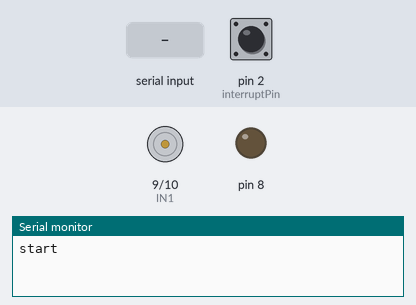
Bench run of a sketch on a simulated Arduino Uno, built with avr-gcc and run on an emulated ATmega328P. On the bench: motor-driver pin pairs drawn as motors (green arrow = first pin HIGH = forward, orange = second pin HIGH = backward, longer = more drive), output pins drawn as LEDs (lit = HIGH), the last lines printed to the serial monitor. The inputs (shaded band) are chosen by the test bench; at power-on: pin 2 (interruptPin) HIGH.

Above: at 1.2 s.
1.3 s: "f" received over the second serial link
At 3.9 s:
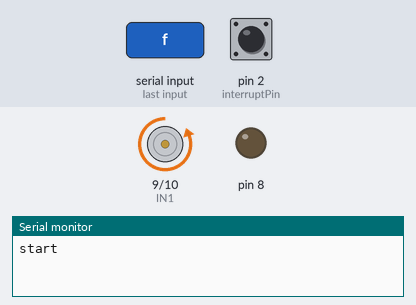
4.3 s: "s" received over the second serial link
At 5.6 s:
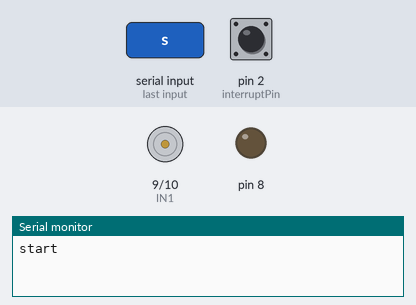
5.9 s: "b" received over the second serial link
At 8.6 s:
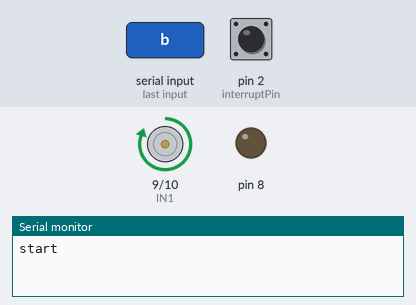
8.9 s: "1" received over the second serial link
At 10.2 s:
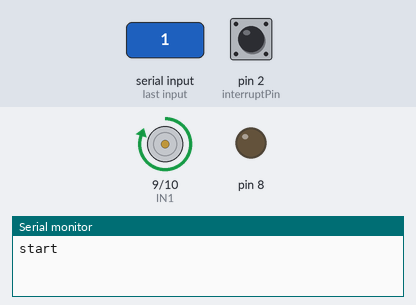
10.5 s: pin 2 (interruptPin) pulled LOW for 0.15 s
12.1 s: pin 2 (interruptPin) pulsed LOW 5 times (0.12 s each, 0.3 s apart)
At 13.1 s:
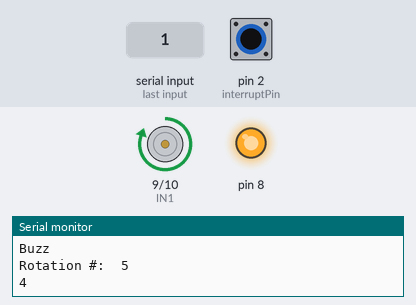
Timing chart, 0 to 15.1 s (numbered marks = the images above; inputs shaded):
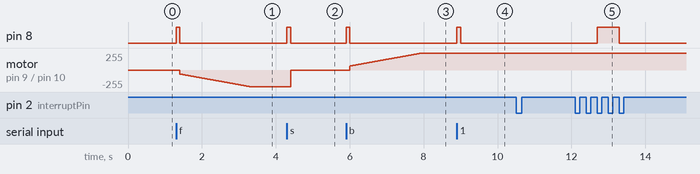

Measured:
- after the input at 1.3 s, pin 8: LOW → HIGH at once, → LOW 0.10 s later; motor on pin 9 (IN1) / pin 10 (IN2): moves from stopped to backward 254/255 over 1.9 s, starting after 0.10 s
- after the input at 4.3 s, pin 8: LOW → HIGH at once, → LOW 0.10 s later; motor on pin 9 (IN1) / pin 10 (IN2): backward 254/255 → stopped after 0.10 s
- after the input at 5.9 s, pin 8: LOW → HIGH at once, → LOW 0.10 s later; motor on pin 9 (IN1) / pin 10 (IN2): moves from stopped to forward 254/255 over 1.9 s, starting after 0.10 s
- after the input at 8.9 s, pin 8: LOW → HIGH at once, → LOW 0.10 s later
- after the input at 12.1 s, pin 8: LOW → HIGH after 0.60 s, → LOW 0.60 s later

The sketch:

gulimi_final_test_test_4.ino
```cpp
#include <SoftwareSerial.h>

SoftwareSerial bluetoothSerial(12,13);
const int IN1 = 9;
const int IN2 = 10;
int x;
int small_x = 60; //모터 전류 최소값
int big_x = 255; //모터 전류 최대값
int speed_status; //속도 모드 상태값
int power = 39 < power < 256;
const byte interruptPin = 2;
volatile int pre_count, count;
unsigned long skip_milli_time = 100;
unsigned long cur_time = 0;
unsigned long pre_time = 0;
int Buzzcount = 0; //부저 울렸을 때 당시의 모터가 돌아간 횟수
int Buzzoffrotate = -3; //모터가 몇회 회전했을 때 부저를 꺼야하는지 정해주는 변수
int Buzzonrotate = 20; //모터가 몇회 회전했을 때 부저를 켜야하는지 정해주는 변수
int motor_status; //전후진상태값

void setup() {
bluetoothSerial.begin(9600);
pinMode(IN1, OUTPUT);
pinMode(IN2, OUTPUT);
digitalWrite(IN1, LOW);
digitalWrite(IN2, LOW);
count = 0;
pre_count = 0;
motor_status = 0;
attachInterrupt(digitalPinToInterrupt(interruptPin), CountServoRotation, FALLING);
Serial.begin(9600);
Serial.println("start");
pinMode(8,OUTPUT);
}

void loop() {

char cmd = bluetoothSerial.read();
switch (cmd) {

case 'f':

  count = 0;
  Buzzcount = 0;
  motor_status = 1;
  digitalWrite(8, HIGH);
  delay(100);
  digitalWrite(8, LOW);
  motor();
  break;

case 's':

  count = 0;
  Buzzcount = 0;
  motor_status = 0;
  digitalWrite(8, HIGH);
  delay(100);
  digitalWrite(8, LOW);
  digitalWrite(IN1, LOW);
  digitalWrite(IN2, LOW);
  break;

case 'b':

  count = 0;
  Buzzcount = 0;
  motor_status = 2;
  digitalWrite(8, HIGH);
  delay(100);
  digitalWrite(8, LOW);
  motor();
  break;

case '1':

 digitalWrite(8, HIGH);
 delay(100);
 digitalWrite(8, LOW);

 if(speed_status==0){
 Buzzoffrotate = -1;
 Buzzonrotate = 4;
 }
 else if(speed_status==1){
 Buzzoffrotate = -1;
 Buzzonrotate = 10;
 }
 else if(speed_status==2){
 Buzzoffrotate = -1;
 Buzzonrotate = 20;
 }

 break;

case '2':

 digitalWrite(8, HIGH);
 delay(100);
 digitalWrite(8, LOW);

  if(speed_status==0){
 Buzzoffrotate = -3;
 Buzzonrotate = 12;
 }
 else if(speed_status==1){
 Buzzoffrotate = -3;
 Buzzonrotate = 24;
 }
 else if(speed_status==2){
 Buzzoffrotate = -3;
 Buzzonrotate = 30;
 }

 break;

case '3':

 digitalWrite(8, HIGH);
 delay(100);
 digitalWrite(8, LOW);
   if(speed_status==0){
 Buzzoffrotate = -5;
 Buzzonrotate = 18;
 }
 else if(speed_status==1){
 Buzzoffrotate = -5;
 Buzzonrotate = 34;
 }
 else if(speed_status==2){
 Buzzoffrotate = -5;
 Buzzonrotate = 42;
 }
 break;


case '4':

 big_x = 100;
 speed_status = 0;
 digitalWrite(8, HIGH);
 delay(100);
 digitalWrite(8, LOW);
 motor();
 break;

case '5':

 big_x = 160;
 speed_status = 1;
 digitalWrite(8, HIGH);
 delay(100);
 digitalWrite(8, LOW);
 motor();
 break;

case '6':

 big_x = 255;
 speed_status = 2;
 digitalWrite(8, HIGH);
 delay(100);
 digitalWrite(8, LOW);
 motor();
 break;


}
}


void CountServoRotation() {
  cur_time = millis();
  if ( (cur_time - pre_time) > skip_milli_time ) {
    count++;
  }
  pre_time = millis();
  if (pre_count != count) {
      Serial.print("Rotation #:\t");
      Serial.println(count);
      Serial.println(Buzzcount);
      pre_count = count;
  }
  //만약 이전 카운트와 현재 카운트가 다를 경우 명령 실행

  if (count % Buzzonrotate == 0){
  Serial.println("Buzz");
  Buzz();
  Buzzcount = count;}
  if (Buzzcount - count < Buzzoffrotate){
    Buzzoff();
    Buzzcount = 0;
  }
}

void Buzz() {
  digitalWrite(8, HIGH);
}

void Buzzoff() {
    digitalWrite(8, LOW);
}

void motor() {
  if( motor_status == 1 ){
    digitalWrite(IN1, LOW);
  for(x=small_x; x<big_x; x++) {
  analogWrite(IN2,x);
  delay(10);
  }
}

  else if( motor_status == 2 ){
    digitalWrite(IN2, LOW);
  for(x=small_x; x<big_x; x++) {
  analogWrite(IN1,x);
  delay(10);
}
}
 else {
  digitalWrite(IN1, LOW);
  digitalWrite(IN2, LOW);

 }
}
```
